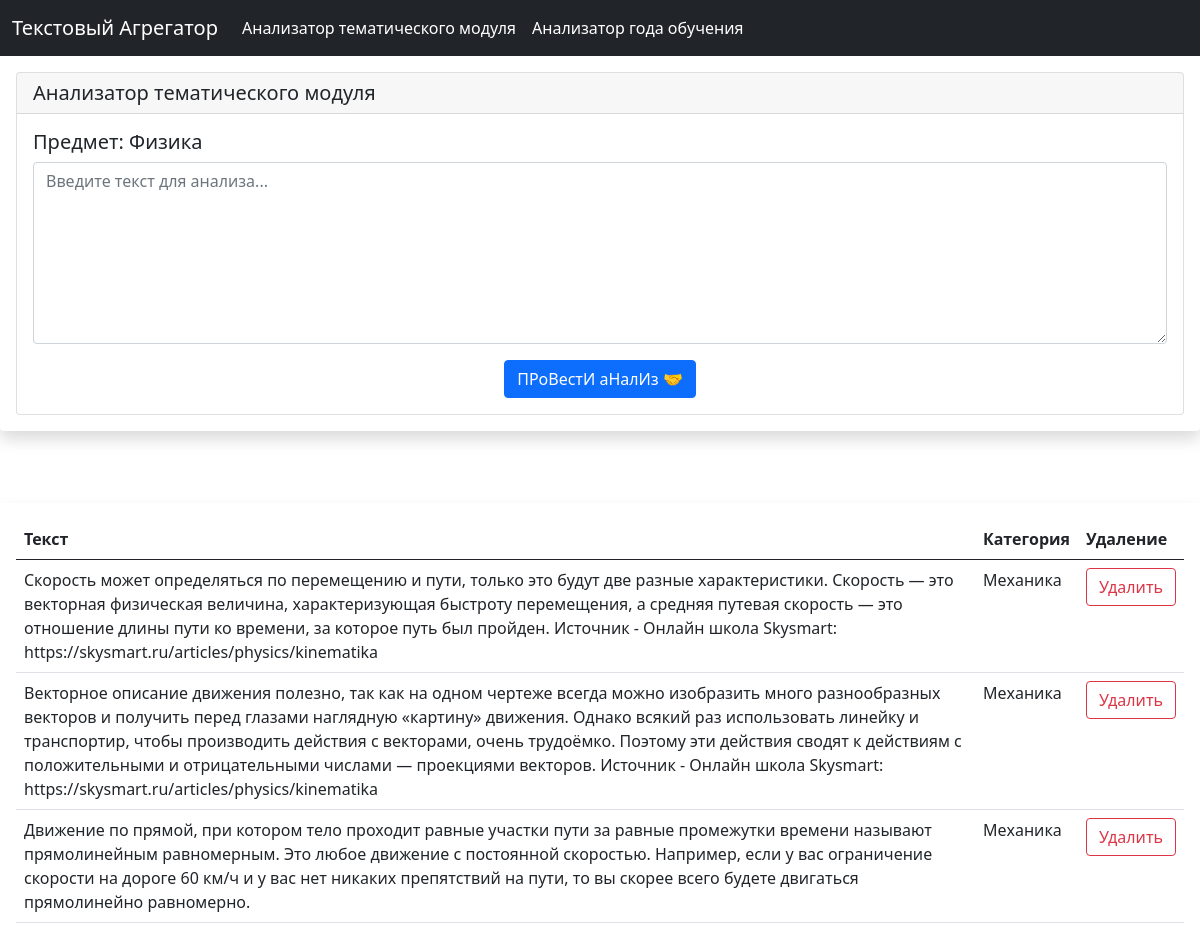
The page /classify_topic on the database its author committed.
### tables this page shows
CREATE TABLE texts (
text text NOT NULL,
category_type text NOT NULL,
category text NOT NULL,
datetime DATETIME);

### main.py (the view, shortened to what this page needs)
@app.route('/classify_topic', methods=['GET', 'POST'])
def classify_topic():
    category_type = 'topic'
    data = database.getTopicData(category_type)
    return render_template('classify_topic.html', data=data)

### FDataBase.py (called while the page is built)
    def getTopicData(self, category_type):
        try:
            self.__cur.execute(f"SELECT text, category, datetime FROM texts WHERE category_type LIKE '{category_type}' ORDER BY datetime DESC")
            res = self.__cur.fetchall()
            if res:
                return res
            else:
                return None
        except sqlite3.Error as e:
            print("Ошибка получения текстов из БД" + str(e))
        return None

### main.py (called while the page is built)
def connect_db():
    conn = sqlite3.connect(app.config['DATABASE'])
    conn.row_factory = sqlite3.Row
    return conn

def get_db():
    if not hasattr(g, 'link_db'):
        g.link_db = connect_db()
    return g.link_db

@app.before_request
def before_request():
    global database
    dbase = get_db()
    database = FDataBase(dbase)

### templates/classify_topic.html (shortened to what this page needs)
{% extends 'base.html' %}
{% block content %}
<div class="shadow p-3 w-100 mb-5 bg-body-tertiary rounded">
  <div class="card" >
    <h5 class="card-header">Анализатор тематического модуля</h5>
    <div class="card-body">
      <h5 class="card-title">Предмет: Физика</h5>
        <form method="POST">
          <div class="mb-3">
            <textarea class="form-control" name="text" rows="7" placeholder="Введите текст для анализа..." maxlength="10000" required></textarea>
          </div>
          <div class="text-center">
            <input type="submit" name="submit" id="submit" class="btn btn-primary" value="ПРоВестИ аНалИз &#129309;">
          </div>
       </form>
    </div>
  </div>
</div>
{% if data != None %}
<div class="shadow p-3 w-100 mb-5 bg-body-tertiary rounded">
    <table class="table table-hover">
        <thead class="thead-dark">
          <tr>
            <th scope="col">Текст</th>
            <th scope="col">Категория</th>
            <th scope="col">Удаление</th>
          </tr>
        </thead>
        <tbody>
        {% for row in data %}
          <tr>
            <td>{{ row.text }}</td>
            <td>{{ row.category }}</td>
            <td><a href="{{ url_for('delete_text_topic', current_time = row.datetime ) }}" class="btn btn-outline-danger">Удалить</a></td>
          </tr>
        {% endfor %}
        </tbody>
    </table>
</div>
{% endif %}
{% endblock %}

### rows shown on the page
texts: text "Скорость может определяться по перемещению и пути, только это будут две разные характеристики. Скорость — это векторная физическая величина, характеризующая быстроту перемещения, а средняя путевая скорость — это отношение длины пути ко времени, за которое путь был пройден. Источник - Онлайн школа Skysmart: https://skysmart.ru/articles/physics/kinematika", category "Механика"
texts: text "Векторное описание движения полезно, так как на одном чертеже всегда можно изобразить много разнообразных векторов и получить перед глазами наглядную «картину» движения. Однако всякий раз использовать линейку и транспортир, чтобы производить действия с векторами, очень трудоёмко. Поэтому эти действия сводят к действиям с положительными и отрицательными числами — проекциями векторов. Источник - Онлайн школа Skysmart: https://skysmart.ru/articles/physics/kinematika", category "Механика"
texts: text "Движение по прямой, при котором тело проходит равные участки пути за равные промежутки времени называют прямолинейным равномерным. Это любое движение с постоянной скоростью. Например, если у вас ограничение скорости на дороге 60 км/ч и у вас нет никаких препятствий на пути, то вы скорее всего будете двигаться прямолинейно равномерно.", category "Механика"
